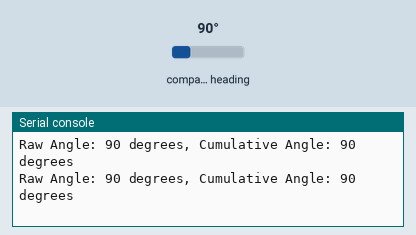
A program run on a simulated ESP32 board running MicroPython. Shown: the last lines printed to the serial console. The test bench sets the inputs (shaded band); at power-on: compass heading 90°.

Above: at 1.2 s.
1.3 s: compass heading set to 7°
At 2.4 s:
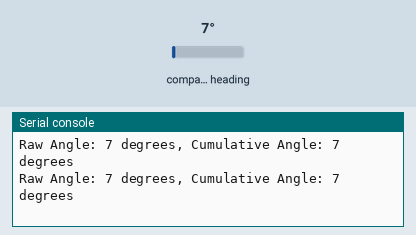
2.8 s: compass heading set to 180°
At 3.7 s:
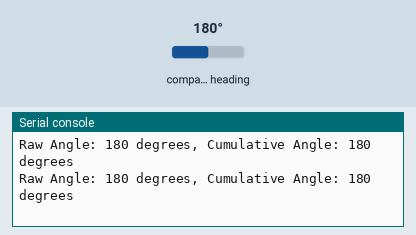
Timing chart, 0 to 5.8 s (numbered marks = the images above; inputs shaded):
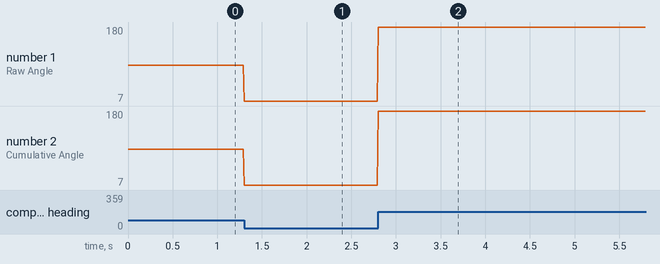

Measured:
- after the input at 1.3 s, the serial console: prints a new line at once (image 1)
- after the input at 2.8 s, the serial console: prints a new line at once (image 2)
- plotted number 1: 90 → 7 after the input at 1.3 s, 7 → 180 after the input at 2.8 s
- plotted number 2: 90 → 7 after the input at 1.3 s, 7 → 180 after the input at 2.8 s

The program:

rawangle_wraparound.py
```python
from machine import Pin, I2C
import time

# I2C setup
i2c = I2C(1, scl=Pin(22), sda=Pin(21), freq=400000)  # Adjust pins if needed
AS5600_I2C_ADDRESS = 0x36

# Register addresses
RAW_ANGLE_HIGH_REGISTER = 0x0C
RAW_ANGLE_LOW_REGISTER = 0x0D

# Function to read data from the AS5600
def read_angle():
    try:
        # Read high and low bytes from the respective registers
        high_byte = i2c.readfrom_mem(AS5600_I2C_ADDRESS, RAW_ANGLE_HIGH_REGISTER, 1)[0]
        low_byte = i2c.readfrom_mem(AS5600_I2C_ADDRESS, RAW_ANGLE_LOW_REGISTER, 1)[0]

        # Combine the high and low bytes to form the raw angle value (bits 11:8 and 7:0)
        angle = ((high_byte & 0x0F) << 8) | low_byte

        # Convert raw angle to degrees (0 to 360)
        angle_in_degrees = (angle / 4096) * 360

        return int(angle_in_degrees)  # Ensure the angle is an integer
    except Exception as e:
        print("Error reading angle:", e)
        return None

# Initialize variables
previous_angle = 0
cumulative_angle = 0

# Main loop
while True:
    angle = read_angle()
    if angle is not None:
        # Calculate the difference between the current and previous angles
        angle_diff = angle - previous_angle

        # Detect rollover
        if angle_diff > 180:  # Likely rolled over from 360 to 0
            cumulative_angle -= 360
        elif angle_diff < -180:  # Likely rolled over from 0 to 360
            cumulative_angle += 360

        # Update cumulative angle
        cumulative_angle += angle_diff
        previous_angle = angle

        print("Raw Angle: {} degrees, Cumulative Angle: {} degrees".format(angle, cumulative_angle))
    time.sleep(0.01)  # Reduce sleep time for faster response
```
